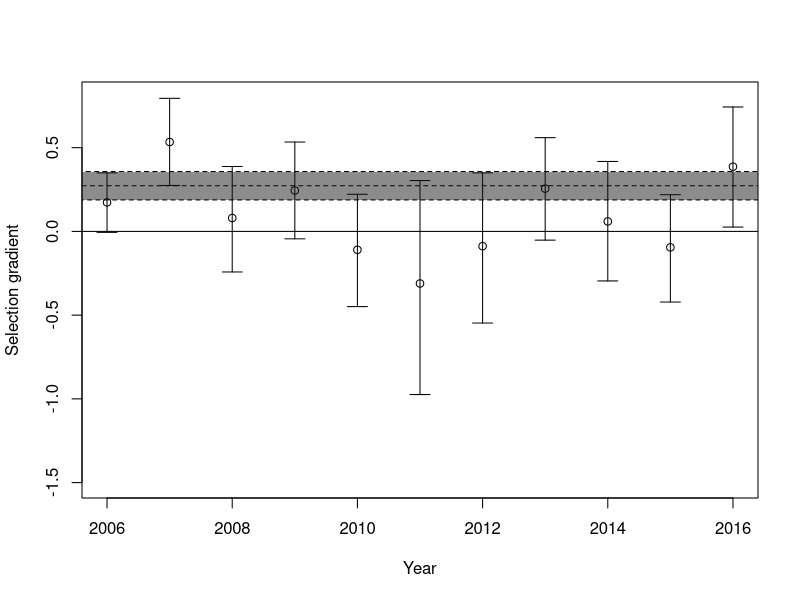

R code for this plot: (Note: a time limit stopped this script after it produced the figure.)
library(lme4)
setwd(dir = "/home/timothee/Documents/GitHub/FluctuatingSelectionForPubli/")
YearPheno <- read.table(file = "YearPheno.txt", header=T)
head(YearPheno)

repetBMI_A <- lmer(formula =BMI ~ 1 + RelativeJulian + I(RelativeJulian^2) + (1|ID) + (1|Year), data=YearPheno[YearPheno$Age=="A",])
summary(repetBMI_A)
576.11/(576.11+508.32)#R2 in adults

repetBMI <- lmer(formula =BMI ~ 1 + Age * RelativeJulian+ Age*I(RelativeJulian^2) + (1|ID) + (1|Year), data=YearPheno)
summary(repetBMI)
434.78/(434.78+789.91)#R2 at all ages

unique(YearPheno$ID)
repetBMIst <- lmer(formula =BMIst ~ 1 + (1|ID) + (1|Year), data=YearPheno[YearPheno$Age=="J",])
summary(repetBMIst)
0.28271/(0.28271+0.10540)

repetAst <- lmer(formula =Mass ~ 1 + (1|ID) + (1|Year), data=YearPheno[YearPheno$Age=="J",])
summary(repetAst)
14.179/(14.179+8.648)
######### Selection #####

SelAByYear <- vector(length = 2016-2006)
SeSelAByYear <- vector(length = 2016-2006)
CISelAByYear <- matrix(NA,nrow=2,ncol=2016-2005)
for (t in 2006:2016)
{
  m0 <- glm(Fitness ~ 1 + BMIst + Sex * Age + Age*RJst, data=YearPheno[YearPheno$Year==t,], family=quasipoisson, na.action = "na.omit")
  SelAByYear[t-2005] <- coefficients(m0)[2]
  sm0<-summary(m0)
  SeSelAByYear[t-2005] <- sm0$coefficients[2,2]
  #if(t!=2015) {
    CISelAByYear[,t-2005] <- as.numeric(confint(object = m0,parm = "BMIst"))
  #  }else{
  #  CISelAByYear[,t-2005] <- c(SelAByYear[t-2005]-1.96*SeSelAByYear[t-2005],SelAByYear[t-2005]+1.96*SeSelAByYear[t-2005])
  #}
}
plot(SelAByYear, x=2006:2016, ylim=c(-1.5,0.8), xlab="Year", ylab = "Selection gradient")
abline(h=0)
arrows(x0 = 2006:2016,x1 = 2006:2016,code = 3, y0 = CISelAByYear[1,],
       y1 = CISelAByYear[2,], angle = 90,length = 0.1)
m0all <- glm(Fitness ~ 1 + BMIst + Sex +Age , data=YearPheno, family=quasipoisson)
abline(h=coefficients(m0all)[2], lty=2)
sm0all <- summary(m0all)
lowm0all <- coefficients(m0all)[2]+1.96*sm0all$coefficients[2,2]
highm0all <- coefficients(m0all)[2]-1.96*sm0all$coefficients[2,2]
polygon(x=c(2005,2017,2017,2005),y=c(lowm0all,lowm0all, highm0all, highm0all),
        fillOddEven = TRUE, col=rgb(0.1,0.1,0.1,0.5), lty=2)


mmARRfitness <- glmer(Fitness ~ 1 + BMIst + Sex *  Age  + Age*RJst +(1+BMIst|Year),
                      data=YearPheno, family=poisson, na.action = "na.omit")
mmARIfitness <- glmer(Fitness ~ 1 + BMIst + Sex * Age  + Age*RJst +(1|Year), data=YearPheno, family=poisson, na.action = "na.omit")
mmARnoCorfitness <- glmer(Fitness ~ 1 + BMIst + Sex *  Age  + Age*RJst +(1|Year) + (0+BMIst|Year),
                          data=YearPheno, family=poisson, na.action = "na.omit")

summary(mmARRfitness)
anova(mmARRfitness,mmARnoCorfitness)
smmARnoCorfitness <- summary(mmARnoCorfitness)
fitnessAanova <- anova(mmARIfitness,mmARnoCorfitness)

CImmARnoCorfitness <- confint(mmARnoCorfitness)


##### Fitness components ####
### AD + Juv
SelAByYearPhi <- vector(length = 2016-2005)
SeSelAByYearPhi <- vector(length = 2016-2005)
CISelAByYearPhi <- matrix(NA,nrow=2,ncol=2016-2005)

for (t in 2006:2015)
{
  m0 <- glm(Phi ~ 1 + BMIst + Sex *Age  + Age*RJst , data=YearPheno[YearPheno$Year==t,], family=binomial, na.action = "na.omit")
  SelAByYearPhi[t-2005] <- coefficients(m0)[2]
  CISelAByYearPhi[,t-2005]<-as.numeric(confint(m0,parm="BMIst"))
  sm0<-summary(m0)
  SeSelAByYearPhi[t-2005] <- sm0$coefficients[2,2]
}
SelAByYearPhi[11] <- NA
SeSelAByYearPhi[11] <- NA
plot(SelAByYearPhi, x=2006:2016, ylim=c(-2,2), xlab="Year", ylab = "Selection gradient")
abline(h=0)
arrows(x0 = 2006:2015,x1 = 2006:2015,code = 3, y0 = CISelAByYearPhi[1,],
       y1 = CISelAByYearPhi[2,], angle = 90,length = 0.1)
m0allphi <- glm(Phi ~ 1 + BMIst + Sex *Age + Age*RJst, data=YearPheno[YearPheno$Year<2015,], family=binomial, na.action = "na.omit")
abline(h=coefficients(m0allphi)[2], lty=2)
sm0allphi <- summary(m0allphi)
lowm0allphi <- coefficients(m0allphi)[2]+1.96*sm0allphi$coefficients[2,2]
highm0allphi <- coefficients(m0allphi)[2]-1.96*sm0allphi$coefficients[2,2]
polygon(x=c(2005,2017,2017,2005),y=c(lowm0allphi,lowm0allphi, highm0allphi, highm0allphi),
        fillOddEven = TRUE, col=rgb(0.1,0.1,0.1,0.5), lty=2 )

mmRIphi <- glmer(Phi ~ 1 + BMIst + Sex * Age + Age*RJst +(1|Year), data=YearPheno, family=binomial, na.action = "na.omit")
mmRnoCorphi <- glmer(Phi ~ 1 + BMIst + Sex * Age + Age*RJst+  (1|Year) + (0+BMIst|Year), data=YearPheno, family=binomial, na.action = "na.omit")
smmRnoCorphi <- summary(mmRnoCorphi)
CImmRnoCorphi <- confint(mmRnoCorphi)

PhiAanova <- anova(mmRIphi,mmRnoCorphi)

#####  RHO ######

SelAByYearRho <- vector(length = 2016-2005)
SeSelAByYearRho <- vector(length = 2016-2005)
CISelAByYearRho <- matrix(NA,nrow=2,ncol=2016-2005)
for (t in 2006:2016)
{
  m0 <- glm(Rho ~ 1 + BMIst + Sex + RJst, data=YearPheno[YearPheno$Year==t & YearPheno$Age=="A",], family=quasipoisson, na.action = "na.omit")
  CISelAByYearRho[,t-2005]<-as.numeric(confint(m0,parm="BMIst"))
  SelAByYearRho[t-2005] <- coefficients(m0)[2]
  sm0<-summary(m0)
  SeSelAByYearRho[t-2005] <- sm0$coefficients[2,2]
}
plot(SelAByYearRho, x=2006:2016, ylim=c(-2,2), xlab="Year", ylab = "Selection gradient")
abline(h=0)
arrows(x0 = 2006:2016,x1 = 2006:2016,code = 3, y0 = CISelAByYearRho[1,],
       y1 = CISelAByYearRho[2,], angle = 90,length = 0.1)
m0allRho <- glm(Rho ~ 1 + BMIst + Sex +RJst, data=YearPheno[YearPheno$Age=="A",], family=quasipoisson, na.action = "na.omit")
abline(h=coefficients(m0allRho)[2], lty=2)
sm0allRho <- summary(m0allRho)
lowm0allRho <- coefficients(m0allRho)[2]+1.96*sm0allRho$coefficients[2,2]
highm0allRho <- coefficients(m0allRho)[2]-1.96*sm0allRho$coefficients[2,2]
polygon(x=c(2005,2017,2017,2005),y=c(lowm0allRho,lowm0allRho, highm0allRho, highm0allRho),
        fillOddEven = TRUE, col=rgb(0.1,0.1,0.1,0.5), lty=2)

summary(glm(Rho ~ 1 + BMIst + Sex  +RJst, data=YearPheno[YearPheno$Age=="A",], family=poisson, na.action = "na.omit"))
mmRIrho <- glmer(Rho ~ 1  + BMIst + Sex  +(1|Year), data=YearPheno[YearPheno$Age=="A",], family=poisson, na.action = "na.omit")
mmRnoCorrho <- glmer(Rho ~ 1  + BMIst + Sex  +(1|Year)+(0+BMIst|Year), data=YearPheno[YearPheno$Age=="A",], family=poisson, na.action = "na.omit")

var(SelAByYear)
var(SelAByYearRho+SelAByYearPhi, na.rm = T)
cor.test(SelAByYearRho,SelAByYearPhi)
smmRnoCorrho <- summary(mmRnoCorrho)
RhoAanova <- anova(mmRIrho,mmRnoCorrho)

CImmRnoCorrho <- confint(mmRnoCorrho)



#### Dynamics of phenotype! ####
plot(tapply(X = YearPheno$BMI, INDEX = YearPheno$Year, function(x){mean(x,na.rm=TRUE)}))
plot(tapply(X = YearPheno$BMI, INDEX = YearPheno$Year, function(x){sd(x,na.rm=TRUE)}))


# save.image("~/thesis/Mass/FluctuatingSelectionForPubli/EnvSelBMI.RData")


################################################################################################%
################################### ZYGOTE SELECTION ############################################
################################################################################################%
library(lme4)
setwd(dir = "/home/timothee/Documents/GitHub/FluctuatingSelectionForPubli/")
YearPheno <- read.table(file = "YearPheno.txt", header=T)
head(YearPheno)
######### Selection #####

ZSelAByYear <- vector(length = 2015-2006)
ZSeSelAByYear <- vector(length = 2015-2006)
ZCISelAByYear <- matrix(NA,nrow=2,ncol=2015-2005)
for (t in 2006:2015)
{
  Zm0 <- glm(FitnessZ ~ 1 + BMIst + Sex * Age , data=YearPheno[YearPheno$Year==t,], family=quasipoisson, na.action = "na.exclude")
  ZSelAByYear[t-2005] <- coefficients(Zm0)[2]
  Zsm0<-summary(Zm0)
  ZSeSelAByYear[t-2005] <- Zsm0$coefficients[2,2]
  if(t<2015) {ZCISelAByYear[,t-2005] <- as.numeric(confint(object = Zm0,parm = "BMIst"))}else{
    ZCISelAByYear[,t-2005] <- c(ZSelAByYear[t-2005]-1.96*ZSeSelAByYear[t-2005],ZSelAByYear[t-2005]+1.96*ZSeSelAByYear[t-2005])
  }
}
plot(ZSelAByYear, x=2006:2015, ylim=c(-2,2), xlab="Year", ylab = "Selection gradient")
abline(h=0)
arrows(x0 = 2006:2015,x1 = 2006:2015,code = 3, y0 = ZCISelAByYear[1,],
       y1 = ZCISelAByYear[2,], angle = 90,length = 0.1)
Zm0all <- glm(FitnessZ ~ 1 + BMIst + Sex +Age , data=YearPheno, family=quasipoisson)
abline(h=coefficients(Zm0all)[2], lty=2)
Zsm0all <- summary(Zm0all)
Zlowm0all <- coefficients(Zm0all)[2]+1.96*Zsm0all$coefficients[2,2]
Zhighm0all <- coefficients(Zm0all)[2]-1.96*Zsm0all$coefficients[2,2]
polygon(x=c(2005,2017,2017,2005),y=c(Zlowm0all,Zlowm0all, Zhighm0all, Zhighm0all),
        fillOddEven = TRUE, col=rgb(0.1,0.1,0.1,0.5), lty=2)


ZmmARRfitness <- glmer(FitnessZ ~ 1 + BMIst + Sex *  Age +(1+BMIst|Year),
                      data=YearPheno, family=poisson, na.action = "na.omit")
ZmmARIfitness <- glmer(FitnessZ ~ 1 + BMIst + Sex * Age  +(1|Year), data=YearPheno, family=poisson, na.action = "na.omit")
ZmmARnoCorfitness <- glmer(FitnessZ ~ 1 + BMIst + Sex *  Age  +(1|Year) + (0+BMIst|Year),
                          data=YearPheno, family=poisson, na.action = "na.omit")

summary(ZmmARRfitness)
anova(ZmmARRfitness,ZmmARnoCorfitness)
anova(ZmmARRfitness,ZmmARIfitness)

ZsmmARnoCorfitness <- summary(ZmmARnoCorfitness)
ZfitnessAanova <- anova(ZmmARRfitness,ZmmARIfitness)
ZfitnessAanova$`Pr(>Chisq)`*0.75

ZCImmARnoCorfitness <- confint(ZmmARnoCorfitness)
ZCImmARRfitness <- confint(ZmmARRfitness)

##### Fitness components ####
#### AD + Juv survival #### SAME AS BEFORE
SelAByYearPhi <- vector(length = 2015-2005)
SeSelAByYearPhi <- vector(length = 2015-2005)
CISelAByYearPhi <- matrix(NA,nrow=2,ncol=2015-2005)

for (t in 2006:2015)
{
  m0 <- glm(Phi ~ 1 + BMIst + Sex *Age , data=YearPheno[YearPheno$Year==t,], family=binomial)
  SelAByYearPhi[t-2005] <- coefficients(m0)[2]
  CISelAByYearPhi[,t-2005]<-as.numeric(confint(m0,parm="BMIst"))
  sm0<-summary(m0)
  SeSelAByYearPhi[t-2005] <- sm0$coefficients[2,2]
}

var(SelAByYearPhi, na.rm = TRUE)

plot(SelAByYearPhi, x=2006:2015, ylim=c(-2,2), xlab="Year", ylab = "Selection gradient")
abline(h=0)
arrows(x0 = 2006:2015,x1 = 2006:2015,code = 3, y0 = CISelAByYearPhi[1,],
       y1 = CISelAByYearPhi[2,], angle = 90,length = 0.1)
m0allphi <- glm(Phi ~ 1 + BMIst + Sex *Age , data=YearPheno[YearPheno$Year<2015,], family=binomial)
abline(h=coefficients(m0allphi)[2], lty=2)
sm0allphi <- summary(m0allphi)
lowm0allphi <- coefficients(m0allphi)[2]+1.96*sm0allphi$coefficients[2,2]
highm0allphi <- coefficients(m0allphi)[2]-1.96*sm0allphi$coefficients[2,2]
polygon(x=c(2005,2017,2017,2005),y=c(lowm0allphi,lowm0allphi, highm0allphi, highm0allphi),
        fillOddEven = TRUE, col=rgb(0.1,0.1,0.1,0.5), lty=2 )

mmRIphi <- glmer(Phi ~ 1 + BMIst + Sex * Age +(1|Year), data=YearPheno, family=binomial)
mmRphi <- glmer(Phi ~ 1 + BMIst + Sex * Age +(1+BMIst|Year), data=YearPheno, family=binomial)
mmRnoCorphi <- glmer(Phi ~ 1 + BMIst + Sex * Age + (1|Year) + (0+BMIst|Year), data=YearPheno, family=binomial)
summary(mmRphi)
smmRnoCorphi <- summary(mmRnoCorphi)
CImmRnoCorphi <- confint(mmRnoCorphi)

CImmRphi <- confint(mmRphi)

PhiAanova <- anova(mmRIphi,mmRnoCorphi)

#####  RHO ######

ZSelAByYearRho <- vector(length = 2015-2005)
ZSeSelAByYearRho <- vector(length = 2015-2005)
ZCISelAByYearRho <- matrix(NA,nrow=2,ncol=2015-2005)
for (t in 2006:2015)
{

  m0 <- glm(RhoZ ~ 1 + BMIst + Sex , data=YearPheno[YearPheno$Year==t & YearPheno$Phi==1,], family=quasipoisson)
  ZCISelAByYearRho[,t-2005]<-as.numeric(confint(m0,parm="BMIst"))
  ZSelAByYearRho[t-2005] <- coefficients(m0)[2]
  sm0<-summary(m0)
  ZSeSelAByYearRho[t-2005] <- sm0$coefficients[2,2]
}
plot(ZSelAByYearRho, x=2006:2015, ylim=c(-2,2), xlab="Year", ylab = "Selection gradient")
abline(h=0)
arrows(x0 = 2006:2015,x1 = 2006:2015,code = 3, y0 = ZCISelAByYearRho[1,],
       y1 = ZCISelAByYearRho[2,], angle = 90,length = 0.1)
Zm0allRho <- glm(RhoZ ~ 1 + BMIst + Sex , data=YearPheno[YearPheno$Phi==1,], family=quasipoisson)
abline(h=coefficients(Zm0allRho)[2], lty=2)
Zsm0allRho <- summary(Zm0allRho)
Zlowm0allRho <- coefficients(Zm0allRho)[2]+1.96*Zsm0allRho$coefficients[2,2]
Zhighm0allRho <- coefficients(Zm0allRho)[2]-1.96*Zsm0allRho$coefficients[2,2]
polygon(x=c(2005,2017,2017,2005),y=c(Zlowm0allRho,Zlowm0allRho, Zhighm0allRho, Zhighm0allRho),
        fillOddEven = TRUE, col=rgb(0.1,0.1,0.1,0.5), lty=2)

ZmmRIrho <- glmer(RhoZ ~ 1  + BMIst + Sex  +(1|Year), data=YearPheno[ YearPheno$Phi==1,], family=poisson)
ZmmRnoCorrho <- glmer(RhoZ ~ 1  + BMIst + Sex  +(1|Year)+(0+BMIst|Year), data=YearPheno[ YearPheno$Phi==1,], family=poisson)
ZmmRrho <- glmer(RhoZ ~ 1  + BMIst + Sex  +(1+BMIst|Year), data=YearPheno[YearPheno$Phi==1,], family=poisson)

var(ZSelAByYear)
var(ZSelAByYearRho+SelAByYearPhi, na.rm = T)
cor.test(ZSelAByYearRho,SelAByYearPhi)
ZsmmRnoCorrho <- summary(ZmmRnoCorrho)
ZRhoAanovaNoCore <- anova(ZmmRIrho,ZmmRnoCorrho)
ZRhoAanova <- anova(ZmmRIrho,ZmmRrho)

ZCImmRnoCorrho <- confint(ZmmRnoCorrho)
ZCImmRrho <- confint(ZmmRrho)
